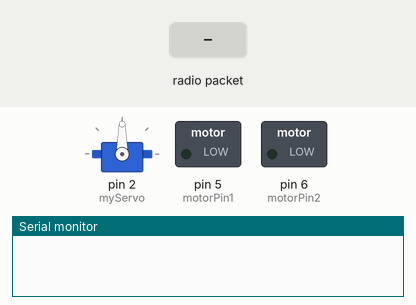
Recording of a sketch running on a simulated Arduino Uno, built with avr-gcc and run on an emulated ATmega328P. Shown: servo, switched loads named in the sketch (green lamp = pin HIGH), the last lines printed to the serial monitor. The inputs (shaded band) are chosen by the test bench. No radio packets arrive unless stated.

Above: at 1.2 s.
1.3 s: radio packet "1" arrives
At 2.6 s:
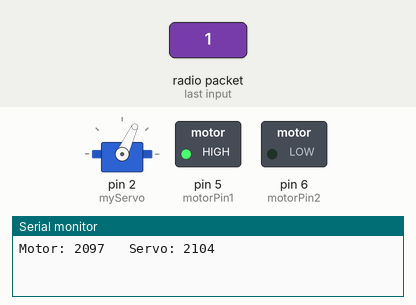
Timing chart, 0 to 4.3 s (numbered marks = the images above; inputs shaded):
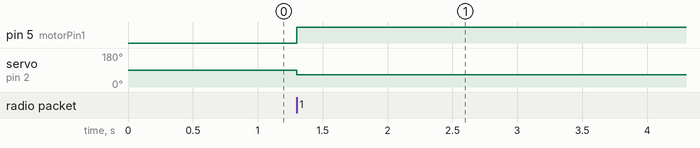

Measured:
- after the input at 1.3 s, pin 5 (motorPin1): LOW → HIGH at once; servo on pin 2 (myServo): 90° → 65° at once

The sketch:

receiverMK1.ino
```cpp
#include <RH_ASK.h>
#include <SPI.h> // Not actualy used but needed to compile
#include <Stepper.h>
#include <Servo.h>
#include "AccelStepper.h"
#define MotorInterfaceType 8
RH_ASK driver;

int val =0;
int valTwo = 0;
uint8_t valArray[2];
uint8_t nBytesReceived = 2;
int servoValue;
int stepperValue;
int turn;
int lastStepper;
int motorSpeed;

static const int STEPS_PER_REVOLUTION     = 32 * 64;
static const int PIN_IN1_BLUE             = 7;
static const int PIN_IN2_PINK             = 8;
static const int PIN_IN3_YELLOW           = 9;
static const int PIN_IN4_ORANGE           = 10;
const int motorPin1 = 5;
const int motorPin2 = 6;


Stepper myStepper(STEPS_PER_REVOLUTION, PIN_IN1_BLUE, PIN_IN3_YELLOW, PIN_IN2_PINK, PIN_IN4_ORANGE);
Servo myServo;
//creating accel stepper
AccelStepper stepperX(1, 2, 3);

struct yo {
  int testSend;
  int testSendTwo;

};

AccelStepper stepper = AccelStepper(MotorInterfaceType, PIN_IN1_BLUE, PIN_IN3_YELLOW, PIN_IN2_PINK, PIN_IN4_ORANGE);

int motorPin = 4;
int servoPin = 3;
void setup()
{
    Serial.begin(9600);  // Debugging only
    if (!driver.init()) {
         Serial.println("init failed");
    }
         stepper.setMaxSpeed(2000);
         pinMode(motorPin1, OUTPUT);
         pinMode(motorPin2, OUTPUT);
         myServo.attach(2);
}

void loop()
{

//analogWrite(motorPin1, 255);

 //stepper.setCurrentPosition(0);
 /*  while (stepper.currentPosition() != 4096) {
    stepper.setSpeed(1000);
    stepper.runSpeed();
  }
 // delay(1000);
    stepper.setCurrentPosition(0);
      while (stepper.currentPosition() != -4096) {
    stepper.setSpeed(-1000);
    stepper.runSpeed();*/

    uint8_t buf[sizeof(yo)];

    uint8_t buflen = sizeof(yo);

    if  (driver.recv(buf, &buflen)) // Non-blocking //storing value of sent value in val
    {

      int i;
      // Message with a good checksum received, dump it.
      yo test;

      memcpy(&test, &buf, sizeof(buf));
      Serial.print("Motor: ");
      Serial.print(test.testSend);
      stepperValue = test.testSend;
      motorSpeed = analogRead(stepperValue);
      //delay(500);

      Serial.print("\t Servo: ");
     Serial.println(test.testSendTwo);

    servoValue = test.testSendTwo;

      servoValue = map(servoValue,0,1023,45,135);
     // Serial.print("Writing servo:");
      //Serial.println(servoValue);
      myServo.write(servoValue);
    if (stepperValue > 550)
    {
      analogWrite(motorPin1, 255);
      //digitalWrite(motorPin2, LOW);
//digitalWrite(motorPin, HIGH);
  //servo motor code
     servoValue = map(servoValue,0,1023,45,135);
    //  Serial.print("Writing servo:");
     // Serial.println(servoValue);
      myServo.write(servoValue);
      }

      if (stepperValue < 200)
      {
      //digitalWrite(motorPin, LOW);
        analogWrite(motorPin1, 0);
        //analogWrite(motorPin2, LOW);
         //servo motor code
     servoValue = map(servoValue,0,1023,45,135);
      //Serial.print("Writing servo:");
      //Serial.println(servoValue);
      myServo.write(servoValue);
      }

    /*
int lastTest = stepperValue;

stepper.setSpeed((float)stepperValue);
stepper.runSpeed();

stepper.runSpeed();*/
//stepper.setCurrentPosition(0);


//Serial.println(lastTest);
//myStepper.setSpeed(7);
//myStepper.step(stepperValue);
//myStepper.setSpeed(stepperValue);
//adding values to motor
/*
if (stepperValue > 0)
{
myStepper.setSpeed(stepperValue);
//myStepper.setSpeed((int)(abs(stepperValue -512) / 30));
myStepper.step(10);
//turning code

}

if (stepperValue < 470)
{
  myStepper.setSpeed((int)(abs(stepperValue-512)/30));
    myStepper.step(-10);
//turning code


  turn = servoValue;
turn = map(turn,0,1023,0,180);
myServo.write(turn);

  }
*/
//lastStepper = stepperValue;
      }
    }
//    delay(500);
//    if (driver.recv(buf[1], &buflen))
//    {
//      Serial.print("Message Two: ");
//      Serial.println(buf[1]);
//      }
 //myStepper.setSpeed(lastStepper);
   //myStepper.step(10);
//}
```
